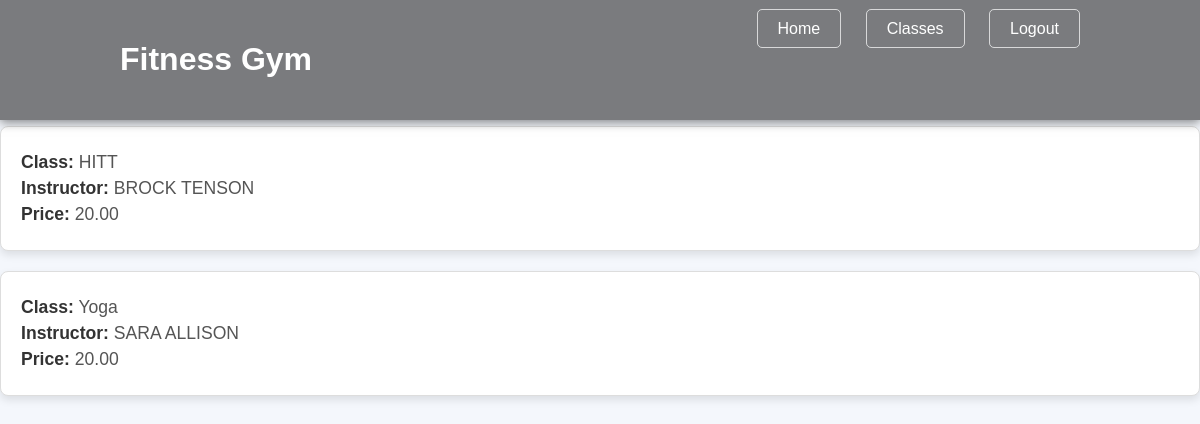
Page /payments/user_bookings/ (signed in) on the committed database.
### payments/models.py (models this page shows, shortened)
class Booking(models.Model):
    user = models.ForeignKey(User,
                             on_delete=models.CASCADE)  # Assuming user is logged in and associated with the booking
    class_name = models.CharField(max_length=255)
    instructor = models.CharField(max_length=255)
    price = models.DecimalField(max_digits=10, decimal_places=2)
    status = models.CharField(max_length=50,
                              default='Confirmed')  # You can add more statuses like 'Pending' or 'Cancelled'
    created_at = models.DateTimeField(auto_now_add=True)

### payments/views.py (the view)
# urls.py: path('user_bookings/', views.user_bookings, name='user_bookings'),
def user_bookings(request):
    bookings = Booking.objects.filter(user=request.user)
    return render(request, 'user_bookings.html', {'bookings': bookings})

### templates/user_bookings.html (shortened to what this page needs)
{% load static %}
<!DOCTYPE html>
<html lang="en">
<head>
    <link rel="stylesheet" href="{% static 'styles.css' %}">
</head>
<header>
    <div class="container">
        <h1>Fitness Gym</h1>
        <nav>
            <a href="{% url 'home' %}">Home</a>
            <a href="{% url 'classes' %}">Classes</a>
            <a href="{% url 'index' %}">Logout</a>
        </nav>
    </div>
</header>
<br><br><br><br><br><br><br>
<body>
   {% for booking in bookings %}
    <div class="booking-box">
        <p><strong>Class:</strong> {{ booking.class_name }}</p>
        <p><strong>Instructor:</strong> {{ booking.instructor }}</p>
        <p><strong>Price:</strong> {{ booking.price }}</p>
    </div>
   {% endfor %}
</body>
</html>

### static/styles.css (style rules this page uses)
body { font-family: 'Segoe UI', Tahoma, Geneva, Verdana, sans-serif; margin: 0; padding: 0; background-color: #f4f4f4; }
h1, h2, h3 { color: white; }
a { color: #fff; text-decoration: none; }
.container { width: 80%; margin: 0 auto; }
header { background: rgba(0, 0, 0, 0.5); padding: 20px 0; position: fixed; top: 0; width: 100%; z-index: 1000; box-shadow: 0 2px 10px rgba(0, 0, 0, 0.5); }
header h1 { color: #fff; display: inline-block; }
nav { float: right; }
nav a { margin-left: 20px; padding: 10px 20px; color: #fff; background-color: transparent; border: 1px solid rgba(255, 255, 255, 0.7); border-radius: 5px; transition: background-color 0.3s ease, color 0.3s ease; }

### templates/user_bookings.html (style rules this page uses)
body { font-family: Arial, sans-serif; background-color: #f4f7fc; margin: 0; padding: 0; }
.booking-box { background-color: #fff; border: 1px solid #ddd; border-radius: 8px; padding: 20px; margin-bottom: 20px; box-shadow: 0 4px 8px rgba(0, 0, 0, 0.1); }
.booking-box p { font-size: 1.1rem; color: #555; margin: 5px 0; }
.booking-box p strong { color: #333; }

### rows in the picture
Booking: class_name "HITT", instructor "BROCK TENSON", price "20.00"
Booking: class_name "Yoga", instructor "SARA ALLISON", price "20.00"
